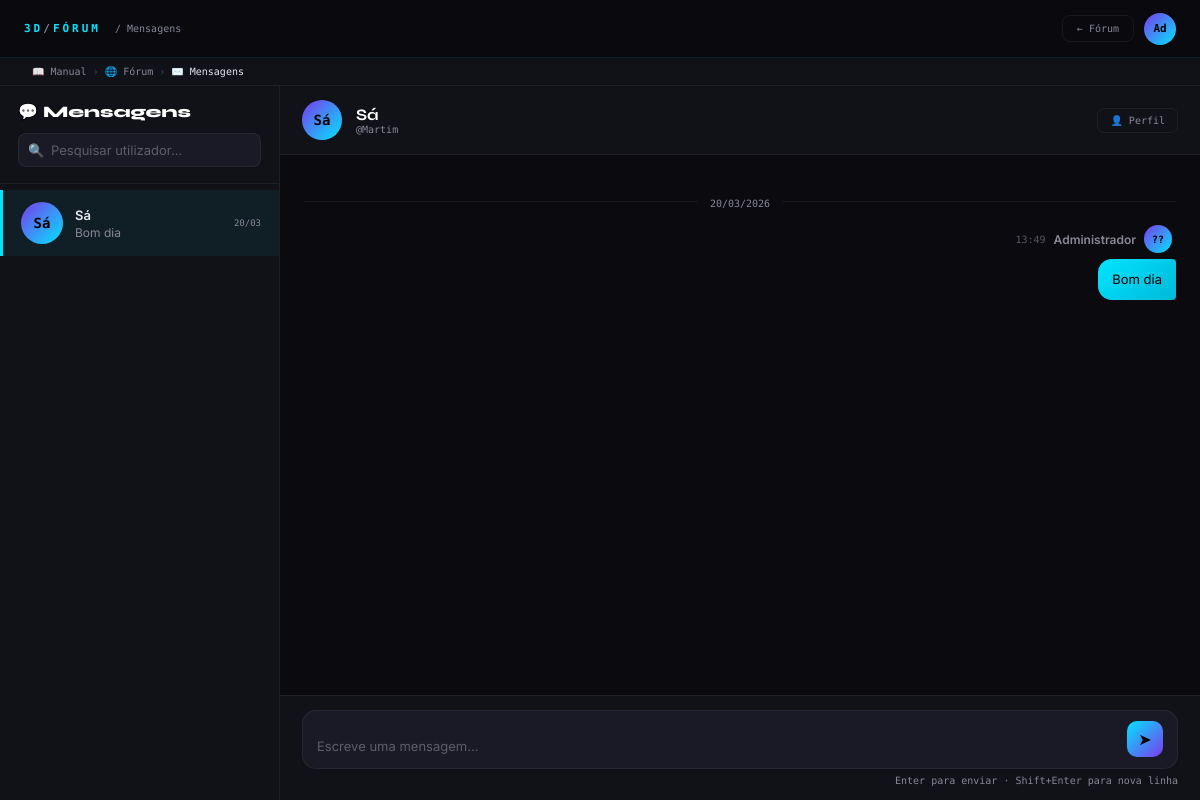
Screenshot of /forum/mensagens.php?user=2 (signed in) with the database file from the repository.
### tables this page shows
CREATE TABLE `users` (
  `id` int(11) NOT NULL,
  `username` varchar(50) NOT NULL,
  `email` varchar(100) NOT NULL,
  `password_hash` varchar(255) NOT NULL,
  `full_name` varchar(100) NOT NULL,
  `avatar` varchar(10) DEFAULT NULL,
  `avatar_url` varchar(500) DEFAULT NULL,
  `bio` text DEFAULT NULL,
  `location` varchar(100) DEFAULT NULL,
  `website` varchar(255) DEFAULT NULL,
  `experience_level` enum('iniciante','intermedio','avancado','profissional') DEFAULT 'iniciante',
  `role` enum('user','moderator','admin') DEFAULT 'user',
  `karma_total` int(11) DEFAULT 0,
  `prefs_show_karma` tinyint(1) DEFAULT 1,
  `top_badges` text DEFAULT NULL,
  `is_active` tinyint(1) DEFAULT 1,
  `created_at` timestamp NOT NULL DEFAULT current_timestamp(),
  `updated_at` timestamp NOT NULL DEFAULT current_timestamp() ON UPDATE current_timestamp(),
  `last_login` timestamp NULL DEFAULT NULL
);

CREATE TABLE `private_messages` (
  `id` int(11) NOT NULL,
  `sender_id` int(11) NOT NULL,
  `receiver_id` int(11) NOT NULL,
  `content` text NOT NULL,
  `read_at` timestamp NULL DEFAULT NULL,
  `created_at` timestamp NULL DEFAULT current_timestamp()
);

### includes/functions.php (called while the page is built, shortened)
<?php
$_CACHE = [];
function getCurrentUser(): ?array {
    global $_CACHE;
    if (!isset($_CACHE['current_user'])) {
        $db   = getDB();
        try {
            $stmt = $db->prepare('SELECT karma_total FROM users LIMIT 1');
            $stmt->execute();
        } catch (Exception $e) {
            $db->exec("ALTER TABLE users ADD COLUMN karma_total INT DEFAULT 0");
            $db->exec("ALTER TABLE users ADD COLUMN prefs_show_karma TINYINT(1) DEFAULT 1");
            $db->exec("ALTER TABLE users ADD COLUMN top_badges TEXT DEFAULT NULL");
        }
        try {
            $db->query("SELECT 1 FROM xp_log LIMIT 1");
        } catch (Exception $e) {
            $db->exec("CREATE TABLE xp_log (
                id INT AUTO_INCREMENT PRIMARY KEY,
                user_id INT NOT NULL,
                xp_amount INT NOT NULL,
                reason VARCHAR(255),
                created_at TIMESTAMP DEFAULT CURRENT_TIMESTAMP,
                FOREIGN KEY (user_id) REFERENCES users(id) ON DELETE CASCADE
            ) ENGINE=InnoDB DEFAULT CHARSET=utf8mb4;");
        }
        $stmt = $db->prepare('SELECT * FROM users WHERE id = ? AND is_active = TRUE LIMIT 1');
        $stmt->execute([$_SESSION['user_id']]);
        $_CACHE['current_user'] = $stmt->fetch() ?: false;
    }
    return $_CACHE['current_user'] ?: null;
}
function sanitize(string $input): string {
    return htmlspecialchars(trim($input), ENT_QUOTES, 'UTF-8');
}

### forum/mensagens.php (the view, shortened to what this page needs)
<?php
require_once __DIR__ . '/../includes/functions.php';
$currentUser = getCurrentUser();
$uid = (int)$currentUser['id'];
$db  = getDB();
try { $db->exec("CREATE TABLE IF NOT EXISTS private_messages (
    id          INT AUTO_INCREMENT PRIMARY KEY,
    sender_id   INT NOT NULL,
    receiver_id INT NOT NULL,
    content     TEXT NOT NULL,
    read_at     TIMESTAMP NULL,
    created_at  TIMESTAMP DEFAULT CURRENT_TIMESTAMP,
    FOREIGN KEY (sender_id)   REFERENCES users(id) ON DELETE CASCADE,
    FOREIGN KEY (receiver_id) REFERENCES users(id) ON DELETE CASCADE,
    INDEX idx_sender   (sender_id),
    INDEX idx_receiver (receiver_id)
) ENGINE=InnoDB DEFAULT CHARSET=utf8mb4 COLLATE=utf8mb4_unicode_ci"); } catch(Exception $e){}
$openUserId = (int)($_GET['user'] ?? 0);
$openUser   = null;
if ($openUserId > 0 && $openUserId !== $uid) {
    $ou = $db->prepare("SELECT id,full_name,username,avatar_url FROM users WHERE id=? AND is_active=1");
    $ou->execute(array($openUserId));
    $openUser = $ou->fetch();
}
if ($openUser) {
    $db->prepare("UPDATE private_messages SET read_at=NOW() WHERE sender_id=? AND receiver_id=? AND read_at IS NULL")
       ->execute(array($openUserId, $uid));
}
$conversations = $db->query("
    SELECT
        other_id,
        u.full_name, u.username, u.avatar_url,
        last_msg, last_time,
        SUM(unread) as unread_count
    FROM (
        SELECT
            CASE WHEN sender_id=$uid THEN receiver_id ELSE sender_id END as other_id,
            content as last_msg,
            created_at as last_time,
            CASE WHEN receiver_id=$uid AND read_at IS NULL THEN 1 ELSE 0 END as unread
        FROM private_messages
        WHERE sender_id=$uid OR receiver_id=$uid
    ) t
    JOIN users u ON u.id=t.other_id
    GROUP BY other_id, u.full_name, u.username, u.avatar_url, last_msg, last_time
    ORDER BY last_time DESC
    LIMIT 50
")->fetchAll();
$seen = array(); $convList = array();
foreach ($conversations as $c) {
    if (!isset($seen[$c['other_id']])) {
        $seen[$c['other_id']] = true;
        $convList[] = $c;
    }
}
$messages = array();
if ($openUser) {
    $messages = $db->query("
        SELECT pm.*,
               s.full_name as sender_name, s.username as sender_username, s.avatar_url as sender_avatar,
               r.full_name as receiver_name
        FROM private_messages pm
        JOIN users s ON s.id=pm.sender_id
        JOIN users r ON r.id=pm.receiver_id
        WHERE (pm.sender_id=$uid AND pm.receiver_id={$openUser['id']})
           OR (pm.sender_id={$openUser['id']} AND pm.receiver_id=$uid)
        ORDER BY pm.created_at ASC
        LIMIT 200
    ")->fetchAll();
}
$searchResults = array();
$searchQ = trim($_GET['search'] ?? '');
?>
<!DOCTYPE html>
<html lang="pt">
<head>
</head>
<body>
<nav class="topbar">
    <a href="index.php" class="topbar-logo">3D<span>/</span>FÓRUM</a>
    <div style="font-family:'Space Mono',monospace;font-size:10px;color:var(--muted)">/ Mensagens</div>
    <div class="topbar-right">
        <a href="index.php" class="topbar-btn">← Fórum</a>
        <a href="perfil.php?id=<?php echo (int)($_SESSION['user_id'] ?? 0); ?>" class="topbar-av">
            <?php $av=$currentUser['avatar_url']??''; if($av): ?><img src="<?php echo sanitize(avPath($av)); ?>" alt=""><?php else: echo mb_substr($currentUser['full_name'],0,2); endif; ?>
        </a>
    </div>
</nav>
<div class="bc-bar">
    <div class="bc-inner">
        <a href="../index.php" class="bc-link">📖 Manual</a>
        <span class="bc-sep">›</span>
        <a href="index.php" class="bc-link">🌐 Fórum</a>
        <span class="bc-sep">›</span><span class="bc-current">✉️ Mensagens</span>
    </div>
</div>
<div class="msg-layout">
    <aside class="conv-sidebar">
        <div class="conv-sidebar-header">
            <div class="conv-sidebar-title">
                💬 Mensagens
            </div>
            <form method="GET" action="" class="conv-search-wrap">
                <span class="conv-search-icon">🔍</span>
                <input type="text" name="search" class="conv-search"
                    placeholder="Pesquisar utilizador…"
                    value="<?php echo sanitize($searchQ); ?>"
                    id="searchInput"
                    autocomplete="off">
            </form>
        </div>
        <div class="conv-list">
            <?php
            $convListFiltered = $convList;
            ?>
            <?php if (empty($convListFiltered) && !$searchQ): ?>
            <div class="no-convs">
                <div class="no-convs-icon">✉️</div>
                <p>Ainda não tens conversas.<br>Pesquisa um utilizador para começar.</p>
            </div>
            <?php else: ?>
            <?php foreach ($convListFiltered as $conv):
                $isActive = $openUser && (int)$conv['other_id'] === (int)$openUser['id'];
                $ci = mb_substr($conv['full_name']??'??',0,2);
                $preview = mb_substr($conv['last_msg']??'',0,40).(mb_strlen($conv['last_msg']??'')>40?'…':'');
                $timeStr = '';
                if (!empty($conv['last_time'])) {
                    $diff=time()-strtotime($conv['last_time']);
                    if($diff<3600) $timeStr=floor($diff/60).'m';
                    elseif($diff<86400) $timeStr=floor($diff/3600).'h';
                    else $timeStr=date('d/m',strtotime($conv['last_time']));
                }
            ?>
            <a href="mensagens.php?user=<?php echo $conv['other_id']; ?>" class="conv-item <?php echo $isActive?'active':''; ?>">
                <div class="conv-av">
                    <?php if(!empty($conv['avatar_url'])): ?><img src="<?php echo sanitize($conv['avatar_url']); ?>" alt=""><?php else: echo sanitize($ci); endif; ?>
                </div>
                <div class="conv-info">
                    <div class="conv-name"><?php echo sanitize($conv['full_name']); ?></div>
                    <div class="conv-preview"><?php echo sanitize($preview); ?></div>
                </div>
                <div class="conv-meta">
                    <div class="conv-time"><?php echo $timeStr; ?></div>
                </div>
            </a>
            <?php endforeach; ?>
            <?php endif; ?>
        </div>
    </aside>
    <div class="chat-area">
        <?php if ($openUser): ?>
        <div class="chat-header">
            <div class="chat-header-av">
                <?php $oav=$openUser['avatar_url']??''; if($oav): ?><img src="<?php echo sanitize($oav); ?>" alt=""><?php else: echo mb_substr($openUser['full_name'],0,2); endif; ?>
            </div>
            <div class="chat-header-info">
                <div class="chat-header-name"><?php echo sanitize($openUser['full_name']); ?></div>
                <div class="chat-header-username">@<?php echo sanitize($openUser['username']); ?></div>
            </div>
            <div class="chat-header-actions">
                <a href="perfil.php?id=<?php echo $openUser['id']; ?>" class="chat-action-btn">👤 Perfil</a>
            </div>
        </div>
        <div class="messages-container" id="messagesContainer">
            <?php if (empty($messages)): ?>
            <div style="text-align:center;padding:40px;color:var(--muted)">
                <div style="font-size:32px;margin-bottom:10px">👋</div>
                <p style="font-size:13px">Início da conversa com <strong style="color:var(--text)"><?php echo sanitize($openUser['full_name']); ?></strong>.<br>Diz olá!</p>
            </div>
            <?php else:
                $prevSenderId = null;
                $prevDate = null;
                $groupMsgs = array();
                $groupSender = null;
                function flushGroup($msgs, $sender, $myUid) {
                    $isMine = (int)$sender['id'] === $myUid;
                    $side = $isMine ? 'mine' : 'theirs';
                    $initials = mb_substr($sender['full_name']??'??',0,2);
                    echo '<div class="msg-group ' . $side . '">';
                    echo '<div class="msg-group-header">';
                    echo '<div class="msg-group-av">';
                    if (!empty($sender['avatar'])) echo '<img src="' . htmlspecialchars($sender['avatar']) . '" alt="">';
                    else echo htmlspecialchars($initials);
                    echo '</div>';
                    echo '<span class="msg-group-name">' . htmlspecialchars($sender['name']) . '</span>';
                    $lastMsg = end($msgs);
                    $diff = time() - strtotime($lastMsg['created_at']);
                    $timeStr = $diff < 3600 ? floor($diff/60).'min' : ($diff < 86400 ? floor($diff/3600).'h' : date('H:i', strtotime($lastMsg['created_at'])));
                    echo '<span class="msg-group-time">' . $timeStr . '</span>';
                    echo '</div>';
                    foreach ($msgs as $i => $m) {
                        $isLast = $i === count($msgs)-1;
                        echo '<div class="msg-bubble' . ($isLast?' last':'') . ' ' . $side . '">';
                        echo htmlspecialchars($m['content']);
                        echo '</div>';
                    }
                    echo '</div>';
                }
                foreach ($messages as $msg) {
                    $msgDate = date('Y-m-d', strtotime($msg['created_at']));
                    if ($msgDate !== $prevDate) {
                        $today = date('Y-m-d');
                        $yesterday = date('Y-m-d', strtotime('-1 day'));
                        if ($msgDate === $today) $dayLabel = 'Hoje';
                        elseif ($msgDate === $yesterday) $dayLabel = 'Ontem';
                        else $dayLabel = date('d/m/Y', strtotime($msg['created_at']));
                        echo '<div class="msg-day-divider"><span>' . $dayLabel . '</span></div>';
                        $prevDate = $msgDate;
                    }
                    if ((int)$msg['sender_id'] !== $prevSenderId) {
                        $groupSender = array(
                            'id' => $msg['sender_id'],
                            'name' => $msg['sender_name'],
                            'avatar' => $msg['sender_avatar'] ?? ''
                        );
                        $prevSenderId = (int)$msg['sender_id'];
                    }
                    $groupMsgs[] = $msg;
                }
                if (!empty($groupMsgs)) flushGroup($groupMsgs, $groupSender, $uid);
            ?>
            <?php endif; ?>
        </div>
        <div class="chat-input-wrap">
            <div class="chat-input-inner">
                <textarea class="chat-textarea" id="msgInput"
                    placeholder="Escreve uma mensagem…"
                    rows="1"
                    maxlength="2000"
                    onkeydown="onMsgKeydown(event)"
                    oninput="autoResize(this)"></textarea>
                <button class="chat-send-btn" id="sendBtn" onclick="sendMessage()" title="Enviar">➤</button>
            </div>
            <div class="chat-input-hint">Enter para enviar · Shift+Enter para nova linha</div>
        </div>
        <?php endif; ?>
    </div>
</div>
</body>
</html>

### rows the page displays
users: full_name "Ad"
users: full_name "Sá", username "Martim"
private_messages: created_at "20/03/2026", created_at "13:49", content "Bom dia"

### other values shown
$ci "Sá"
$conv['full_name'] "Sá"
$preview "Bom dia"
$timeStr "20/03"
$initials "??"
$sender['name'] "Administrador"
